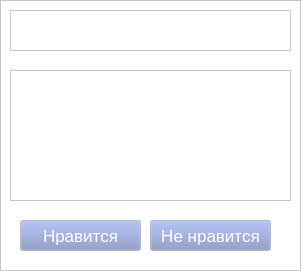
    <widget class="QFrame" name="frame_city_4">
     <property name="geometry">
      <rect>
       <x>20</x>
       <y>440</y>
       <width>301</width>
       <height>271</height>
      </rect>
     </property>
     <property name="palette">
      <palette>
       <active>
        <colorrole role="Midlight">
         <brush brushstyle="SolidPattern">
          <color alpha="255">
           <red>239</red>
           <green>239</green>
           <blue>239</blue>
          </color>
         </brush>
        </colorrole>
        <colorrole role="Base">
         <brush brushstyle="SolidPattern">
          <color alpha="255">
           <red>255</red>
           <green>255</green>
           <blue>255</blue>
          </color>
         </brush>
        </colorrole>
        <colorrole role="Window">
         <brush brushstyle="SolidPattern">
          <color alpha="255">
           <red>255</red>
           <green>255</green>
           <blue>255</blue>
          </color>
         </brush>
        </colorrole>
       </active>
       <inactive>
        <colorrole role="Midlight">
         <brush brushstyle="SolidPattern">
          <color alpha="255">
           <red>239</red>
           <green>239</green>
           <blue>239</blue>
          </color>
         </brush>
        </colorrole>
        <colorrole role="Base">
         <brush brushstyle="SolidPattern">
          <color alpha="255">
           <red>255</red>
           <green>255</green>
           <blue>255</blue>
          </color>
         </brush>
        </colorrole>
        <colorrole role="Window">
         <brush brushstyle="SolidPattern">
          <color alpha="255">
           <red>255</red>
           <green>255</green>
           <blue>255</blue>
          </color>
         </brush>
        </colorrole>
       </inactive>
       <disabled>
        <colorrole role="Midlight">
         <brush brushstyle="SolidPattern">
          <color alpha="255">
           <red>239</red>
           <green>239</green>
           <blue>239</blue>
          </color>
         </brush>
        </colorrole>
        <colorrole role="Base">
         <brush brushstyle="SolidPattern">
          <color alpha="255">
           <red>255</red>
           <green>255</green>
           <blue>255</blue>
          </color>
         </brush>
        </colorrole>
        <colorrole role="Window">
         <brush brushstyle="SolidPattern">
          <color alpha="255">
           <red>255</red>
           <green>255</green>
           <blue>255</blue>
          </color>
         </brush>
        </colorrole>
       </disabled>
      </palette>
     </property>
     <property name="autoFillBackground">
      <bool>true</bool>
     </property>
     <property name="frameShape">
      <enum>QFrame::StyledPanel</enum>
     </property>
     <property name="frameShadow">
      <enum>QFrame::Raised</enum>
     </property>
     <widget class="QLabel" name="name_4">
      <property name="geometry">
       <rect>
        <x>10</x>
        <y>10</y>
        <width>281</width>
        <height>41</height>
       </rect>
      </property>
      <property name="palette">
       <palette>
        <active>
         <colorrole role="WindowText">
          <brush brushstyle="SolidPattern">
           <color alpha="255">
            <red>84</red>
            <green>88</green>
            <blue>133</blue>
           </color>
          </brush>
         </colorrole>
         <colorrole role="Text">
          <brush brushstyle="SolidPattern">
           <color alpha="255">
            <red>84</red>
            <green>88</green>
            <blue>133</blue>
           </color>
          </brush>
         </colorrole>
         <colorrole role="PlaceholderText">
          <brush brushstyle="SolidPattern">
           <color alpha="128">
            <red>84</red>
            <green>88</green>
            <blue>133</blue>
           </color>
          </brush>
         </colorrole>
        </active>
        <inactive>
         <colorrole role="WindowText">
          <brush brushstyle="SolidPattern">
           <color alpha="255">
            <red>84</red>
            <green>88</green>
            <blue>133</blue>
           </color>
          </brush>
         </colorrole>
         <colorrole role="Text">
          <brush brushstyle="SolidPattern">
           <color alpha="255">
            <red>84</red>
            <green>88</green>
            <blue>133</blue>
           </color>
          </brush>
         </colorrole>
         <colorrole role="PlaceholderText">
          <brush brushstyle="SolidPattern">
           <color alpha="128">
            <red>84</red>
            <green>88</green>
            <blue>133</blue>
           </color>
          </brush>
         </colorrole>
        </inactive>
        <disabled>
         <colorrole role="WindowText">
          <brush brushstyle="SolidPattern">
           <color alpha="255">
            <red>190</red>
            <green>190</green>
            <blue>190</blue>
           </color>
          </brush>
         </colorrole>
         <colorrole role="Text">
          <brush brushstyle="SolidPattern">
           <color alpha="255">
            <red>190</red>
            <green>190</green>
            <blue>190</blue>
           </color>
          </brush>
         </colorrole>
         <colorrole role="PlaceholderText">
          <brush brushstyle="SolidPattern">
           <color alpha="128">
            <red>0</red>
            <green>0</green>
            <blue>0</blue>
           </color>
          </brush>
         </colorrole>
        </disabled>
       </palette>
      </property>
      <property name="font">
       <font>
        <pointsize>13</pointsize>
        <weight>75</weight>
        <bold>true</bold>
       </font>
      </property>
      <property name="layoutDirection">
       <enum>Qt::LeftToRight</enum>
      </property>
      <property name="frameShape">
       <enum>QFrame::StyledPanel</enum>
      </property>
      <property name="lineWidth">
       <number>2</number>
      </property>
      <property name="text">
       <string/>
      </property>
      <property name="alignment">
       <set>Qt::AlignCenter</set>
      </property>
     </widget>
     <widget class="QTextBrowser" name="properties_4">
      <property name="geometry">
       <rect>
        <x>10</x>
        <y>70</y>
        <width>281</width>
        <height>131</height>
       </rect>
      </property>
      <property name="palette">
       <palette>
        <active>
         <colorrole role="Text">
          <brush brushstyle="SolidPattern">
           <color alpha="255">
            <red>84</red>
            <green>88</green>
            <blue>133</blue>
           </color>
          </brush>
         </colorrole>
         <colorrole role="PlaceholderText">
          <brush brushstyle="SolidPattern">
           <color alpha="128">
            <red>84</red>
            <green>88</green>
            <blue>133</blue>
           </color>
          </brush>
         </colorrole>
        </active>
        <inactive>
         <colorrole role="Text">
          <brush brushstyle="SolidPattern">
           <color alpha="255">
            <red>84</red>
            <green>88</green>
            <blue>133</blue>
           </color>
          </brush>
         </colorrole>
         <colorrole role="PlaceholderText">
          <brush brushstyle="SolidPattern">
           <color alpha="128">
            <red>84</red>
            <green>88</green>
            <blue>133</blue>
           </color>
          </brush>
         </colorrole>
        </inactive>
        <disabled>
         <colorrole role="Text">
          <brush brushstyle="SolidPattern">
           <color alpha="255">
            <red>190</red>
            <green>190</green>
            <blue>190</blue>
           </color>
          </brush>
         </colorrole>
         <colorrole role="PlaceholderText">
          <brush brushstyle="SolidPattern">
           <color alpha="128">
            <red>0</red>
            <green>0</green>
            <blue>0</blue>
           </color>
          </brush>
         </colorrole>
        </disabled>
       </palette>
      </property>
      <property name="font">
       <font>
        <pointsize>13</pointsize>
       </font>
      </property>
     </widget>
     <widget class="QPushButton" name="btn_like_4">
      <property name="geometry">
       <rect>
        <x>20</x>
        <y>220</y>
        <width>121</width>
        <height>31</height>
       </rect>
      </property>
      <property name="palette">
       <palette>
        <active>
         <colorrole role="WindowText">
          <brush brushstyle="SolidPattern">
           <color alpha="255">
            <red>0</red>
            <green>0</green>
            <blue>0</blue>
           </color>
          </brush>
         </colorrole>
         <colorrole role="Button">
          <brush brushstyle="SolidPattern">
           <color alpha="255">
            <red>127</red>
            <green>144</green>
            <blue>196</blue>
           </color>
          </brush>
         </colorrole>
         <colorrole role="Text">
          <brush brushstyle="SolidPattern">
           <color alpha="255">
            <red>255</red>
            <green>255</green>
            <blue>255</blue>
           </color>
          </brush>
         </colorrole>
         <colorrole role="ButtonText">
          <brush brushstyle="SolidPattern">
           <color alpha="255">
            <red>255</red>
            <green>255</green>
            <blue>255</blue>
           </color>
          </brush>
         </colorrole>
         <colorrole role="PlaceholderText">
          <brush brushstyle="SolidPattern">
           <color alpha="128">
            <red>255</red>
            <green>255</green>
            <blue>255</blue>
           </color>
          </brush>
         </colorrole>
        </active>
        <inactive>
         <colorrole role="WindowText">
          <brush brushstyle="SolidPattern">
           <color alpha="255">
            <red>0</red>
            <green>0</green>
            <blue>0</blue>
           </color>
          </brush>
         </colorrole>
         <colorrole role="Button">
          <brush brushstyle="SolidPattern">
           <color alpha="255">
            <red>127</red>
            <green>144</green>
            <blue>196</blue>
           </color>
          </brush>
         </colorrole>
         <colorrole role="Text">
          <brush brushstyle="SolidPattern">
           <color alpha="255">
            <red>255</red>
            <green>255</green>
            <blue>255</blue>
           </color>
          </brush>
         </colorrole>
         <colorrole role="ButtonText">
          <brush brushstyle="SolidPattern">
           <color alpha="255">
            <red>255</red>
            <green>255</green>
            <blue>255</blue>
           </color>
          </brush>
         </colorrole>
         <colorrole role="PlaceholderText">
          <brush brushstyle="SolidPattern">
           <color alpha="128">
            <red>255</red>
            <green>255</green>
            <blue>255</blue>
           </color>
          </brush>
         </colorrole>
        </inactive>
        <disabled>
         <colorrole role="WindowText">
          <brush brushstyle="SolidPattern">
           <color alpha="255">
            <red>190</red>
            <green>190</green>
            <blue>190</blue>
           </color>
          </brush>
         </colorrole>
         <colorrole role="Button">
          <brush brushstyle="SolidPattern">
           <color alpha="255">
            <red>127</red>
            <green>144</green>
            <blue>196</blue>
           </color>
          </brush>
         </colorrole>
         <colorrole role="Text">
          <brush brushstyle="SolidPattern">
           <color alpha="255">
            <red>190</red>
            <green>190</green>
            <blue>190</blue>
           </color>
          </brush>
         </colorrole>
         <colorrole role="ButtonText">
          <brush brushstyle="SolidPattern">
           <color alpha="255">
            <red>190</red>
            <green>190</green>
            <blue>190</blue>
           </color>
          </brush>
         </colorrole>
         <colorrole role="PlaceholderText">
          <brush brushstyle="SolidPattern">
           <color alpha="128">
            <red>0</red>
            <green>0</green>
            <blue>0</blue>
           </color>
          </brush>
         </colorrole>
        </disabled>
       </palette>
      </property>
      <property name="font">
       <font>
        <pointsize>13</pointsize>
        <stylestrategy>PreferDefault</stylestrategy>
       </font>
      </property>
      <property name="text">
       <string>Нравится</string>
      </property>
     </widget>
     <widget class="QPushButton" name="btn_dislike_4">
      <property name="geometry">
       <rect>
        <x>150</x>
        <y>220</y>
        <width>121</width>
        <height>31</height>
       </rect>
      </property>
      <property name="palette">
       <palette>
        <active>
         <colorrole role="WindowText">
          <brush brushstyle="SolidPattern">
           <color alpha="255">
            <red>0</red>
            <green>0</green>
            <blue>0</blue>
           </color>
          </brush>
         </colorrole>
         <colorrole role="Button">
          <brush brushstyle="SolidPattern">
           <color alpha="255">
            <red>127</red>
            <green>144</green>
            <blue>196</blue>
           </color>
          </brush>
         </colorrole>
         <colorrole role="Text">
          <brush brushstyle="SolidPattern">
           <color alpha="255">
            <red>255</red>
            <green>255</green>
            <blue>255</blue>
           </color>
          </brush>
         </colorrole>
         <colorrole role="ButtonText">
          <brush brushstyle="SolidPattern">
           <color alpha="255">
            <red>255</red>
            <green>255</green>
            <blue>255</blue>
           </color>
          </brush>
         </colorrole>
         <colorrole role="PlaceholderText">
          <brush brushstyle="SolidPattern">
           <color alpha="128">
            <red>255</red>
            <green>255</green>
            <blue>255</blue>
           </color>
          </brush>
         </colorrole>
        </active>
        <inactive>
         <colorrole role="WindowText">
          <brush brushstyle="SolidPattern">
           <color alpha="255">
            <red>0</red>
            <green>0</green>
            <blue>0</blue>
           </color>
          </brush>
         </colorrole>
         <colorrole role="Button">
          <brush brushstyle="SolidPattern">
           <color alpha="255">
            <red>127</red>
            <green>144</green>
            <blue>196</blue>
           </color>
          </brush>
         </colorrole>
         <colorrole role="Text">
          <brush brushstyle="SolidPattern">
           <color alpha="255">
            <red>255</red>
            <green>255</green>
            <blue>255</blue>
           </color>
          </brush>
         </colorrole>
         <colorrole role="ButtonText">
          <brush brushstyle="SolidPattern">
           <color alpha="255">
            <red>255</red>
            <green>255</green>
            <blue>255</blue>
           </color>
          </brush>
         </colorrole>
         <colorrole role="PlaceholderText">
          <brush brushstyle="SolidPattern">
           <color alpha="128">
            <red>255</red>
            <green>255</green>
            <blue>255</blue>
           </color>
          </brush>
         </colorrole>
        </inactive>
        <disabled>
         <colorrole role="WindowText">
          <brush brushstyle="SolidPattern">
           <color alpha="255">
            <red>190</red>
            <green>190</green>
            <blue>190</blue>
           </color>
          </brush>
         </colorrole>
         <colorrole role="Button">
          <brush brushstyle="SolidPattern">
           <color alpha="255">
            <red>127</red>
            <green>144</green>
            <blue>196</blue>
           </color>
          </brush>
         </colorrole>
         <colorrole role="Text">
          <brush brushstyle="SolidPattern">
           <color alpha="255">
            <red>190</red>
            <green>190</green>
            <blue>190</blue>
           </color>
          </brush>
         </colorrole>
         <colorrole role="ButtonText">
          <brush brushstyle="SolidPattern">
           <color alpha="255">
            <red>190</red>
            <green>190</green>
            <blue>190</blue>
           </color>
          </brush>
         </colorrole>
         <colorrole role="PlaceholderText">
          <brush brushstyle="SolidPattern">
           <color alpha="128">
            <red>0</red>
            <green>0</green>
            <blue>0</blue>
           </color>
          </brush>
         </colorrole>
        </disabled>
       </palette>
      </property>
      <property name="font">
       <font>
        <pointsize>13</pointsize>
        <stylestrategy>PreferDefault</stylestrategy>
       </font>
      </property>
      <property name="text">
       <string>Не нравится</string>
      </property>
     </widget>
    </widget>
